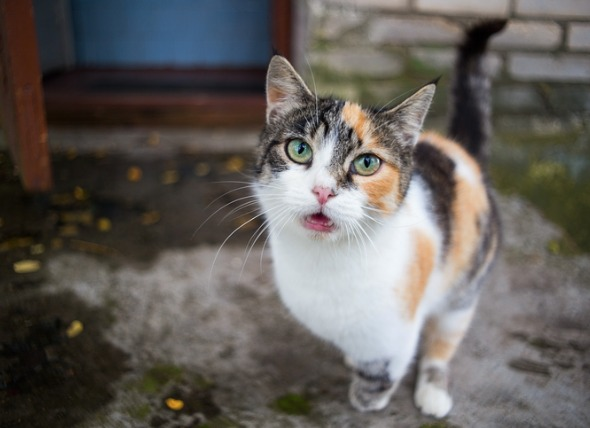
%> input picture pictures/cat.jpg, 590 x 428 px
$ octave lab02.m   (GNU Octave 9; MATLAB toolbox functions it lacks are replaced by stand-ins)
%> lines starting %> are read from the running program, lines starting %| are printed output that depends on the picture
clear;clc;close all;
im = imread('pictures/cat.jpg');
%> im is the input picture: size 428x590x3 uint8; mean R, G, B 98.9, 94.7, 90.6
im = double(im)/255;
%> im: size 428x590x3 double
gim = rgb2gray(im);
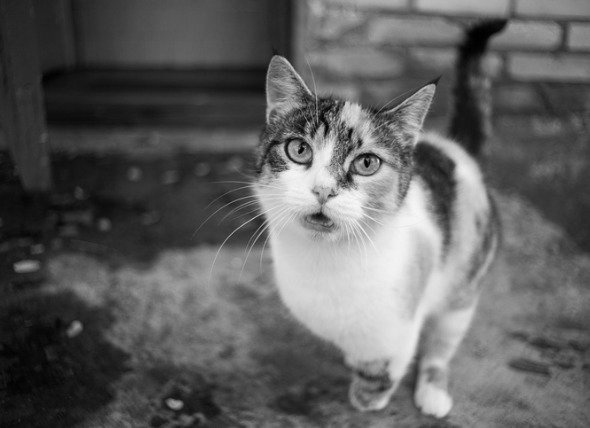
%> gim: size 428x590 double; min 0, max 0.968, mean 0.375


% [33 lines of commented-out code are left out]
[e_gim, T] = histeq(gim);figure;
%> after `[e_gim, T] = histeq(gim)`:
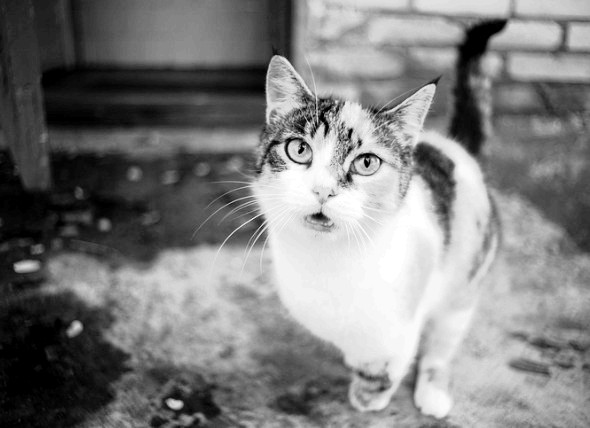
%> e_gim: size 428x590 double; min 0, max 1, mean 0.495
%> after `[e_gim, T] = histeq(gim)`: T = 256 values from 0 to 1
imshow(e_gim);figure
imhist(e_gim);
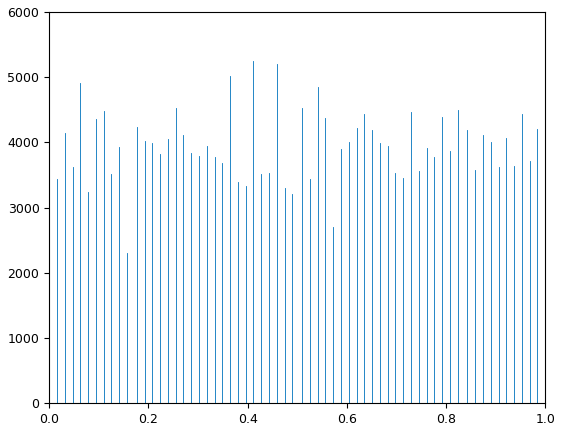
%> figure redrawn from the program's plot data; highest point at x = 0, y = 5336

$ run again, with pictures/kapibary.jpg copied over pictures/cat.jpg
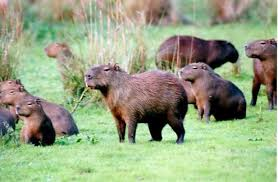
%> input picture pictures/kapibary.jpg, 278 x 182 px
%> im is the input picture: size 182x278x3 uint8; mean R, G, B 151.1, 163.7, 131.2
%> im: size 182x278x3 double
%> `[e_gim, T] = histeq(gim)`:
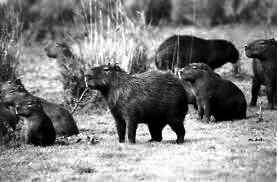
%> e_gim: size 182x278 double; min 0, max 1, mean 0.495
%> T = 256 values from 0 to 1
%> `imhist(e_gim);`:
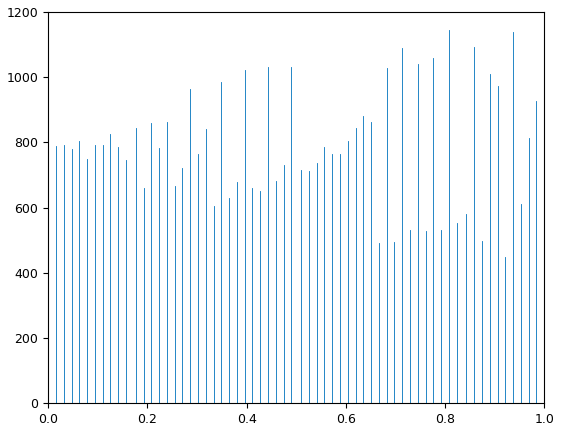
%> figure redrawn from the program's plot data; highest point at x = 0, y = 1160
